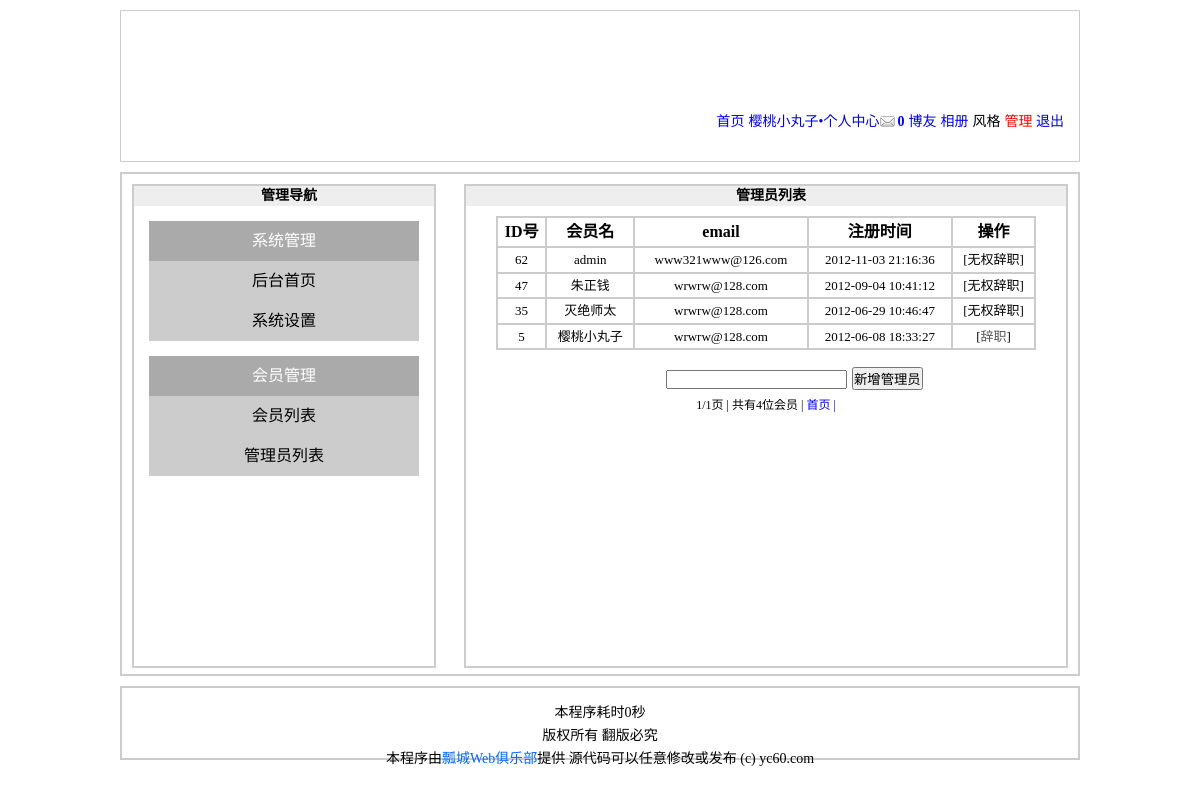
The app's page /manager_job.php (signed in) with its own data.
### tables this page shows
CREATE TABLE `user` (
  `id` mediumint(8) unsigned NOT NULL auto_increment COMMENT '//唯一标示',
  `active` char(40) NOT NULL COMMENT '//激活登入',
  `username` varchar(10) NOT NULL COMMENT '//用户名',
  `password` char(40) NOT NULL COMMENT '//密码',
  `question` varchar(20) NOT NULL COMMENT '//密码问题',
  `answer` char(40) NOT NULL COMMENT '//密码回答',
  `sex` char(1) NOT NULL COMMENT '//性别',
  `face` char(12) NOT NULL COMMENT '//头像',
  `email` varchar(20) default NULL COMMENT '//电子邮箱',
  `qq` varchar(11) default NULL COMMENT '//qq',
  `url` varchar(40) default NULL COMMENT '//网址',
  `level` tinyint(1) unsigned NOT NULL default '0' COMMENT '//身份',
  `reg_time` datetime NOT NULL COMMENT '//注册时间',
  `last_time` datetime NOT NULL COMMENT '//最后登入时间',
  `last_ip` varchar(20) NOT NULL COMMENT '//最后登入ip',
  `login_count` smallint(4) unsigned NOT NULL default '0' COMMENT '//登入次数',
  PRIMARY KEY  (`id`)
);

### manager_job.php (the view, shortened to what this page needs)
<!DOCTYPE html PUBLIC "-//W3C//DTD XHTML 1.0 Transitional//EN" "http://www.w3.org/TR/xhtml1/DTD/xhtml1-transitional.dtd">
<html xmlns="http://www.w3.org/1999/xhtml">
<head>
<link rel="stylesheet" type="text/css" href="style/1/basic.css" />
<link rel="stylesheet" type="text/css" href="style/1/manager_vip_list.css" />
</head>
<body>
<?php
	require  dirname(__FILE__).'/includes/header.inc.php';
?>
<div id="member">
	<div id="member_sidebar">
		<h2>管理导航</h2>
		<dl>
			<dt>系统管理</dt>
			<dd><a href="manager.php">后台首页</a></dd>
			<dd><a href="manager_set.php">系统设置</a></dd>
		</dl>
	<dl>
		<dt>会员管理</dt>
		<dd><a href="manager_vip_list.php">会员列表</a></dd>
		<dd><a href="manager_job.php">管理员列表</a></dd>
	</dl>
	</div>
	<div id="member_message">
	<h2>管理员列表</h2>
<?php
	$page = $_GET['page'];
	if (!isset($page)){
		$page = 1;
	}
	$pagesize = 15;
	$pagestart = ($page - 1) * $pagesize;
	$row = mysql_query("select id,username,email,reg_time from user where level=1 order by reg_time DESC limit $pagestart,$pagesize ");
	$num = mysql_num_rows(mysql_query("select id from user where level=1"));
	$ceil = ceil($num/$pagesize);
?>
<table>
	<tr><th>ID号</th><th>会员名</th><th>email</th><th>注册时间</th><th>操作</th></tr>
<?php
	while (!!$un = mysql_fetch_array($row)){
		if ($un['username'] == $_COOKIE['username']){
			$job = "<a href=\"?action=del&id={$un['id']}\">辞职</a>";
		}else {
			$job = '无权辞职';
		}
?>
		<tr><td><?php echo $un['id'];?></td><td><?php echo $un['username'];?></td><td><?php echo $un['email'];?></td><td><?php echo $un['reg_time'];?></td><td>[<?php echo $job;?>]</td></tr>
<?php
	}
?>
	</table>
	<form method="post" action="?action=add">
	<input type="text" name="manager" class="text"/><input type="submit" value="新增管理员" />
	</form>
<div id="page_text">
<ul>
	<li><?php echo $page;?>/<?php echo $ceil;?>页 |</li>
	<li>共有<?php echo $num;?>位会员 |</li>
	<?php
	if ($page == $ceil){
		echo '<li><a href="manager_vip_list?page=1">首页 |</a></li>';
	}
	?>
</ul>
</div>
	</div>
</div>
<?php
	require dirname(__FILE__).'/includes/footer.inc.php';
?>
</body>
</html>

### style/1/basic.css (style rules this page uses)
* { padding:0px; margin:0; }
body { width:960px; margin:10px auto; }
#header ul li strong.noread { background:url(../../images/noread.gif) no-repeat left center; padding:0 0 0 18px; }
h2 { font-size:14px; background:#eee; height:25px; line-height:25px; text-indent:10px; }
a { text-decoration:none; }

### style/1/manager_vip_list.css (style rules this page uses)
#member { width:atuo; height:500px; border:2px solid #ccc; margin-bottom:10px; }
#member #member_sidebar { width:300px; height:480px; border:2px solid #ccc; margin:10px; float:left; }
#member #member_sidebar h2 { text-align:center; height:20px; line-height:20px; }
#member #member_sidebar dl { margin:15px; }
#member #member_sidebar dl dt { background:#aaa; height:40px; text-align:center; line-height:40px; color:white; }
#member #member_sidebar dl dd { background:#ccc; height:40px; text-align:center; line-height:40px; color:white; }
#member #member_sidebar dl dd a { display:block; width:auto; height:40px; color:black; }
#member #member_message { width:600px; height:480px; border:2px solid #ccc; margin:10px; float:right; }
#member #member_message h2 { text-align:center; height:20px; line-height:20px; }
#member #member_message table { width:90%; margin-left:5%; margin-right:5%; margin-top:10px; text-align:center; background:#ccc; }
#member #member_message table th,#member #member_message table td { background:#fff; line-height:150%; padding:2px; }
#member #member_message table td { font-size:13px; }
#member #member_message table td a { color:#555; }
#member #member_message form input.text { margin:20px 5px 0 200px; }
#page_text { padding-top:5px; clear:both; height:30px; position:relative; }
#page_text ul { list-style-type:none; text-align:center; font-size:12px; }
#page_text ul li { display:inline; }

### records on screen
user: id "62", username "admin", email "www321www@126.com", reg_time "2012-11-03 21:16:36", username "无权辞职"
user: id "47", username "朱正钱", email "wrwrw@128.com", reg_time "2012-09-04 10:41:12", username "无权辞职"
user: id "35", username "灭绝师太", email "wrwrw@128.com", reg_time "2012-06-29 10:46:47", username "无权辞职"
user: id "5", username "樱桃小丸子", email "wrwrw@128.com", reg_time "2012-06-08 18:33:27"

### other values on screen
$_COOKIE['username'] "樱桃小丸子"
$GLOBALS['count'] "0"
$page "1"
$ceil "1"
$num "4"
fun_time()-$GLOBALS['START_TIME'] "0"
